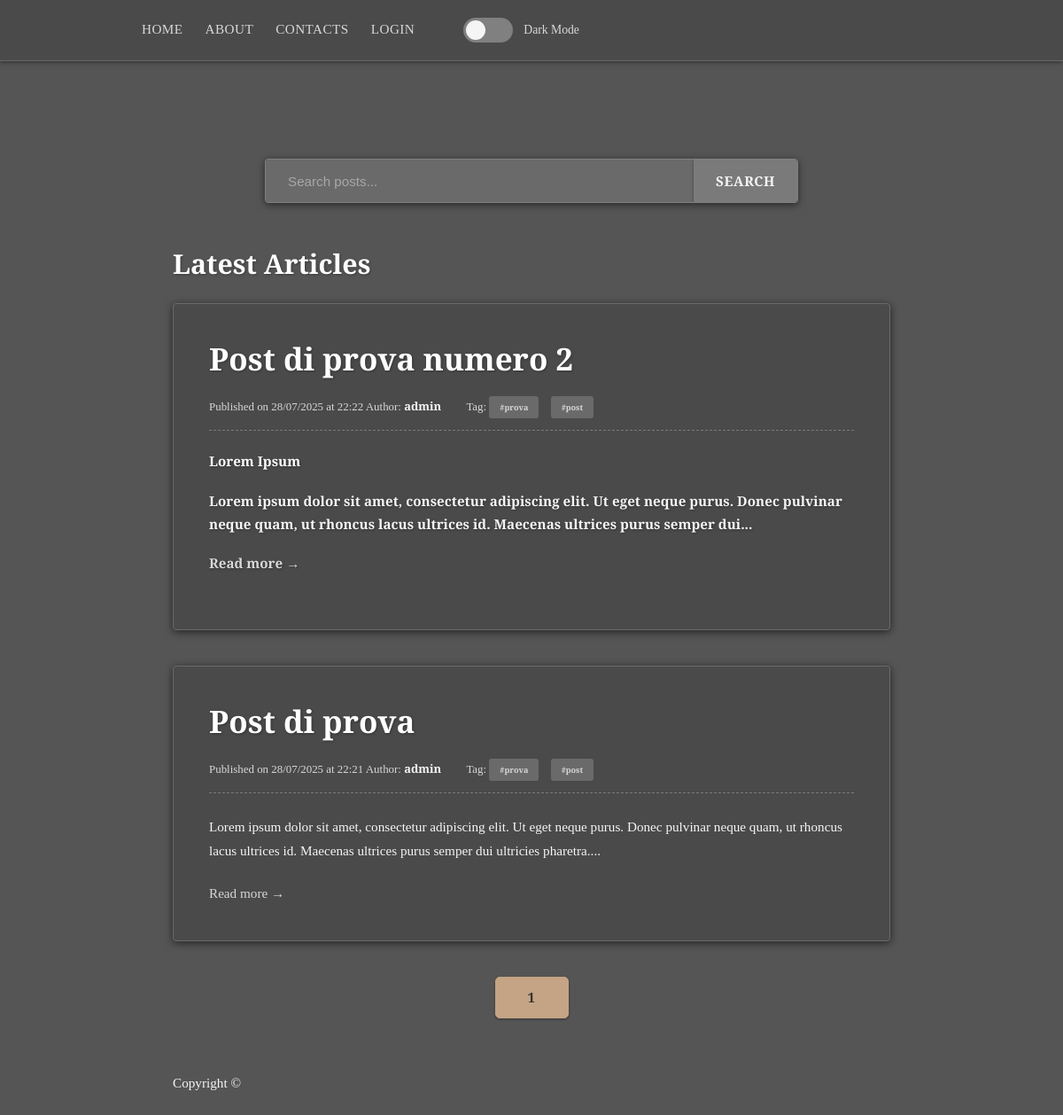
/index, run on the app's committed database.
### app.py (models this page shows, shortened)
class Post(db.Model):
    id = db.Column(db.Integer, primary_key=True)
    title = db.Column(db.String(200), nullable=False)
    content = db.Column(db.Text, nullable=False)
    creation_date = db.Column(db.DateTime, default=datetime.now())
    user_id = db.Column(db.Integer, db.ForeignKey('user.id'), nullable=False)
    image_file = db.Column(db.String(28), nullable=True, default=None)
    tags = db.relationship('Tag', secondary=post_tags, backref=db.backref('posts', lazy='dynamic'))

class User(db.Model, UserMixin):
    id = db.Column(db.Integer, primary_key=True)
    is_admin = db.Column(db.Boolean, default=False)
    is_banned = db.Column(db.Boolean, default=False, nullable=False)
    username = db.Column(db.String(28), unique=True, nullable=False)
    email = db.Column(db.String(120), unique=True, nullable=False)
    password_hash = db.Column(db.String(128), nullable=False)
    post = db.relationship('Post', backref='author', lazy='dynamic')

class Tag(db.Model):
    id = db.Column(db.Integer, primary_key=True)
    tag_name = db.Column(db.String(28), nullable=False, unique=True)

### app.py (the view)
@app.route('/')
@app.route('/index')
def index():
    page = request.args.get('page', 1, type=int)
    search_query = request.args.get('q', type=str)
    if search_query:
        posts = Post.query.filter(
            (Post.title.ilike(f'%{search_query}%')) |
            (Post.content.ilike(f'%{search_query}%'))
        ).order_by(Post.creation_date.desc()).paginate(page=page, per_page=5)
        return render_template('index.html', posts=posts, search_query=search_query)
    else:
        posts = Post.query.order_by(Post.creation_date.desc()).paginate(page=page, per_page=5)
        return render_template('index.html', posts=posts, search_query="")

### templates/index.html (shortened to what this page needs)
{% extends "base.html" %}
{% block content %}
<div class="container">
    <div class="search-bar-container">
        <form method="GET" action="{{ url_for('index') }}" class="search-form">
            <input type="text" name="q" placeholder="Search posts..." value="{{ search_query }}" class="search-input">
            <button type="submit" class="btn search-button">Search</button>
        </form>
    </div>
    <h2>
        {% if search_query %}
        Search Results for "{{ search_query }}" ({{ posts.total }} posts found)
        {% else %}
        Latest Articles
        {% endif %}
    </h2>
    {% for post in posts.items %}
    <article class="blog-post">
        <h2><a href="{{ url_for('view_post', post_id=post.id)}}">{{ post.title }}</a></h2>
        <p class="meta">
            Published on {{ post.creation_date.strftime('%d/%m/%Y at %H:%M') }} Author:
            <a href="{{ url_for('about')}}">{{ post.author.username }}</a>
            {% if post.tags %}
            <span class="tags">
                Tag:
                {% for tag in post.tags %}
                <a href="{{ url_for('posts_by_tags', tag_name=tag.tag_name) }}">#{{ tag.tag_name }}</a>
                {% endfor %}
            </span>
            {% endif %}
        </p>
        <p>{{ post.content | truncate(200) | safe }}</p>
        <a href="{{ url_for('view_post', post_id=post.id)}}" class="read-more">Read more &rarr;</a>
    </article>
    {% else %}
    <p>No post available.</p>
    {% endfor %}
    <div class="pagination">
        {% for page_num in posts.iter_pages(left_edge=1, right_edge=1, left_current=2, right_current=2) %}
        {% if page_num %}
        {% if posts.page == page_num %}
        <a href="{{ url_for('index', page=page_num, q=search_query) }}" class="btn active">{{ page_num }}</a>
        {% else %}
        <a href="{{ url_for('index', page=page_num, q=search_query) }}" class="btn">{{ page_num }}</a>
        {% endif %}
        {% else %}
        <span>...</span>
        {% endif %}
        {% endfor %}
    </div>
    {% endblock %}

### data on the page
Post: title "Post di prova numero 2", creation_date "28/07/2025 at 22:22", author.username "admin", content "Lorem Ipsum Lorem ipsum dolor sit amet, consectetur adipiscing elit. Ut eget neque purus. Donec pulvinar neque quam, ut rhoncus lacus ultrices id. Maecenas ultrices purus semper dui..."
Tag: tag_name "prova"
Tag: tag_name "post"
Post: title "Post di prova", creation_date "28/07/2025 at 22:21", author.username "admin", content "Lorem ipsum dolor sit amet, consectetur adipiscing elit. Ut eget neque purus. Donec pulvinar neque quam, ut rhoncus lacus ultrices id. Maecenas ultrices purus semper dui ultricies pharetra...."

### other printed values
{{ page_num }} "1"
